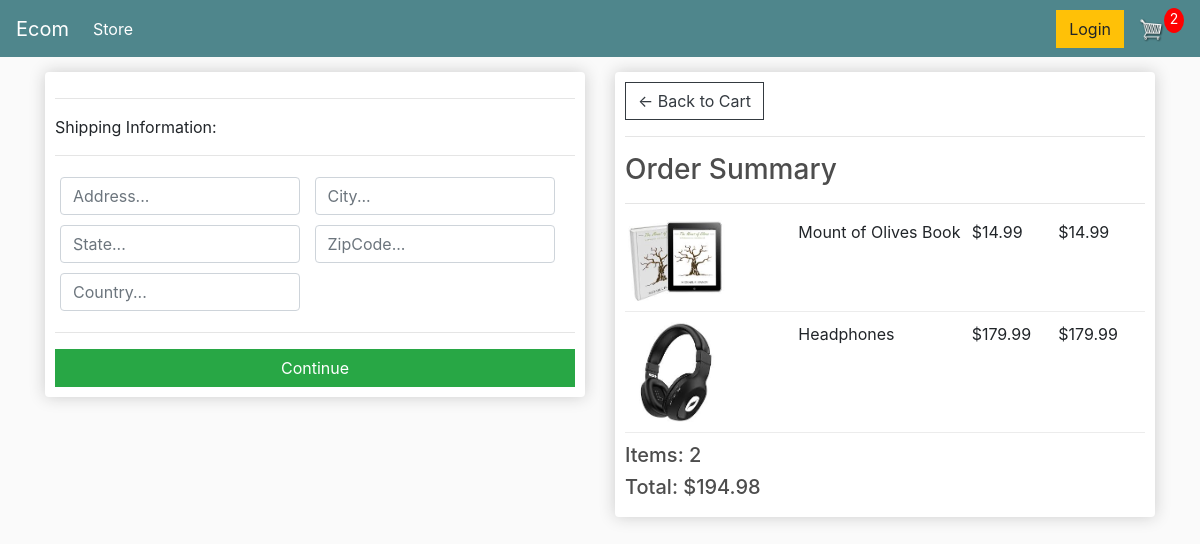
Screenshot of /checkout/ (signed in) with the database file from the repository.
### store/models.py (models this page shows, shortened)
class OrderItem(models.Model):
    product=models.ForeignKey(Product,on_delete=models.SET_NULL,null=True,blank=True)
    order=models.ForeignKey(Order,on_delete=models.SET_NULL,null=True,blank=True)
    quantity=models.IntegerField(default=0,null=True,blank=True)
    date_added=models.DateTimeField(auto_now_add=True)
    @property
    def get_total(self):
        total = self.product.price   *  self.quantity
        return total

class Product(models.Model):
    name=models.CharField(max_length=50,null=True)
    price=models.DecimalField(max_digits=7,decimal_places=2)
    digital=models.BooleanField(default=False,null=True,blank=False)
    image=models.ImageField(null=True,blank=True)
    @property
    def imageURL(self):
        try:
            url=self.image.url
        except:
            url=''
        return url

class Order(models.Model):
    customer=models.ForeignKey(Customer,on_delete=models.SET_NULL,null=True,blank=True)
    date_ordered=models.DateTimeField(auto_now_add=True)
    complete=models.BooleanField(default=False,null=True,blank=False)
    transaction_id=models.CharField(max_length=50,null=True)
    @property
    def get_cart_total(self):
        orderitems = self.orderitem_set.all()
        total = sum([item.get_total for item in orderitems])
        return total
    @property
    def get_cart_items(self):
        orderitems = self.orderitem_set.all()
        total = sum([item.quantity for item in orderitems])
        return total
    @property
    def shipping(self):
        shipping=False
        orderItems = self.orderitem_set.all()
        for i in orderItems:
            if i.product.digital == False:
                shipping=True
            return shipping

### store/views.py (the view)
# urls.py: path('checkout/',views.checkout,name='checkout'),
def checkout(request):
    data=cartData(request)
    cartItems = data['cartItems']
    order = data['order']
    items = data['items']
    context={'items':items,'order':order,'cartItems':cartItems}
    return render(request,'store/checkout.html',context)

### store/utils.py (called while the page is built)
def cartData(request):
    if request.user.is_authenticated:
        customer=request.user.customer
        order, created=Order.objects.get_or_create(customer=customer,complete=False)
        items=order.orderitem_set.all()
        cartItems=order.get_cart_items
    else:
        cookieData= cookieCart(request)
        cartItems = cookieData['cartItems']
        order = cookieData['order']
        items = cookieData['items']
    return {'items':items,'order':order,'cartItems':cartItems}

### store/templates/store/checkout.html (shortened to what this page needs)
{% extends 'store/main.html' %}
{% load static %}
{%block content%}
  <div class="row">
    <div class="col-lg-6" >
      <div class="box-element" id="form-wraaper">
        <form class="" action="" method="post" id="form">
          <div class="" id="shipping-info">
            <hr><p>Shipping Information:</p><hr>
            <div class="form-field">
              <input required type="text" name="address" value="" class="form-control" placeholder="Address...">
            </div>
            <div class="form-field">
              <input required type="text" name="city" value="" class="form-control" placeholder="City...">
            </div>
            <div class="form-field">
              <input required type="text" name="state" value="" class="form-control" placeholder="State...">
            </div>
            <div class="form-field">
              <input required type="text" name="zipcode" value="" class="form-control" placeholder="ZipCode...">
            </div>
            <div class="form-field">
              <input required type="text" name="country" value="" class="form-control" placeholder="Country...">
            </div>
          </div>
          <hr>
          <input id="form-button" type="submit" name="" value="Continue" class="btn btn-success btn-block">
        </form>
      </div>
      <br>
    </div>
    <div class="col-lg-6">
      <div class="box-element " >
        <a href="{% url 'cart' %}" class="btn btn-outline-dark">&#x2190; Back to Cart</a>
        <hr>
        <h3>Order Summary</h3>
        <hr>
        {% for item in items %}
        <div class="cart-row">
          <div style="flex:2"><img src="{{item.product.imageURL}}" class="row-image" alt=""></div>
          <div style="flex:2">{{item.product.name}}</div>
          <div style="flex:1">${{item.product.price|floatformat:2}}</div>
          <div style="flex:1">${{item.get_total}}</div>
        </div>
        {% endfor %}
        <h5>Items: {{order.get_cart_items}}</h5>
        <h5>Total: ${{order.get_cart_total|floatformat:2}}</h5>
      </div>
    </div>
  </div>
{%endblock%}

### static/css/main.css (style rules this page uses)
body { background-color: hsl(0, 0%, 98%); }
h1,h2,h3,h4,h5,h6 { color:hsl(0, 0%, 30%); }
.box-element { box-shadow:hsl(0, 0%, 80%) 0 0 16px; background-color: #fff; border-radius: 4px; padding: 10px; }
.col-lg-4, .col-lg-6, .col-lg-8, .col-lg-12 { margin-top: 15px; }
.btn { border-radius: 0; }
.row-image { width: 100px; }
.form-field { width:250px; display: inline-block; padding: 5px; }
.cart-row { display: flex; align-items: flex-stretch; padding-bottom: 10px; margin-bottom: 10px; border-bottom: 1px solid #ececec; }

### rows the page displays
OrderItem: product.imageURL (picture), product.name "Mount of Olives Book", product.price "14.99", get_total "14.99"
OrderItem: product.imageURL (picture), product.name "Headphones", product.price "179.99", get_total "179.99"
Order: get_cart_items "2", get_cart_total "194.98"

### other values shown
{{ cartItems }} "2"
